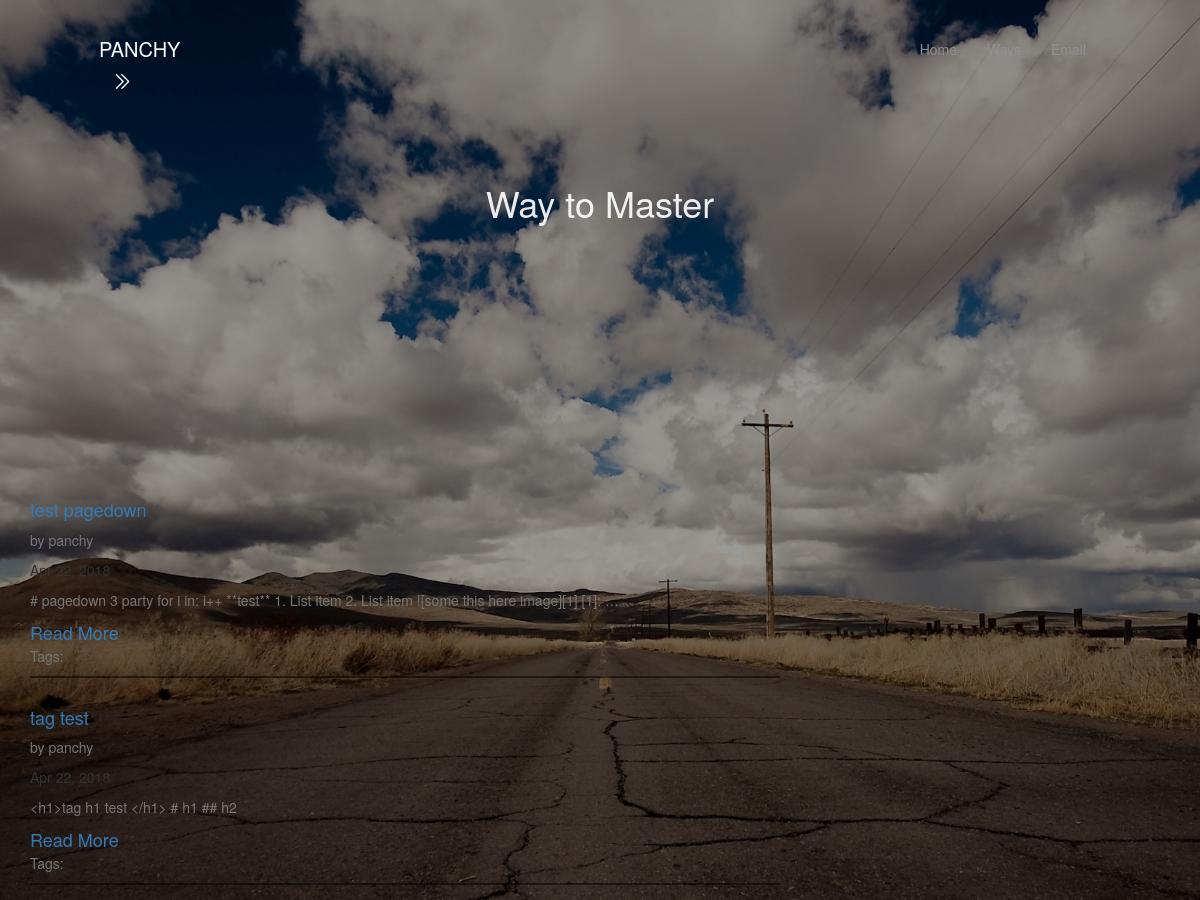
Before: /index/ways/ (upper part) with the older database file.
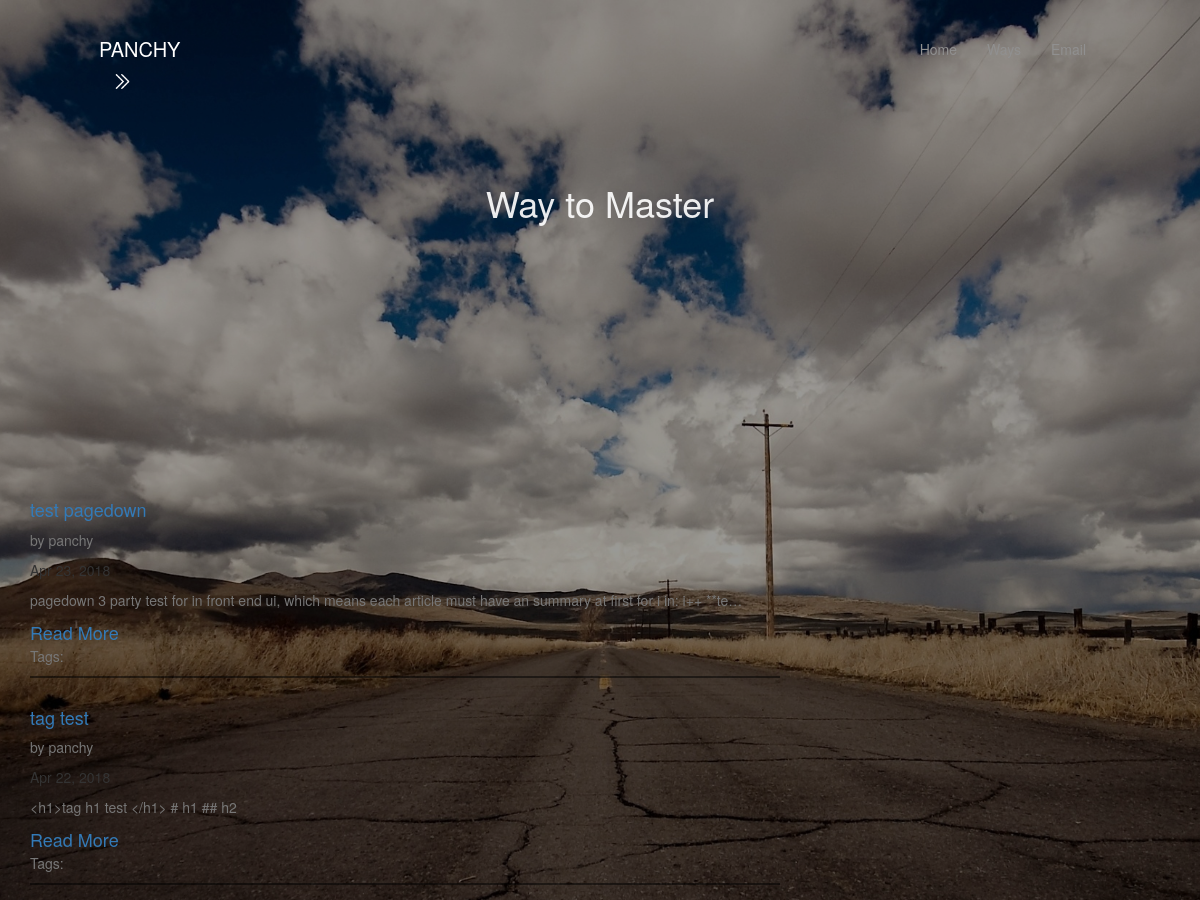
After: the same page with the newer database file.
### article/models.py (models this page shows, shortened)
class Article(models.Model):
    User=models.ForeignKey(settings.AUTH_USER_MODEL,default=1)
    Id=models.AutoField(primary_key=True)
    Title=models.CharField(max_length=1000,blank = False)
    Image=models.ImageField(upload_to=upload_location,
                            null=False,
                            blank=False,
                            width_field='width_field',
                            height_field='height_field',)
    height_field=models.IntegerField(default=0)
    width_field=models.IntegerField(default=0)
    Publish=models.BooleanField(default=False)
    Content=models.TextField()
    UpdateTime=models.DateTimeField(auto_now_add=False,auto_now=True)
    Build=models.DateTimeField(auto_now_add=True,auto_now=False)
    Tags = models.ManyToManyField(Tag,through='TagsArticle')
    objects=PostManager()

### article/views.py (the view)
def allArticle(request):
    title='Way to Master'
    limit=7
    if not request.user.is_staff or not request.user.is_superuser:
        quearyset=Article.objects.filter(Publish=True).order_by("-UpdateTime")
    else:
        quearyset=Article.objects.all()
    paginator = Paginator(quearyset, limit) # Show 2 contacts per page
    page = request.GET.get('page')
    try:
        contacts = paginator.page(page)
    except PageNotAnInteger:
        contacts=paginator.page(1)
    except EmptyPage:
        contacts=paginator.page(paginator.num_pages)
    context={
        "title":title,
        "objects_list":contacts,
    }
    return render(request,"article.html",context)

### templates/article.html (shortened to what this page needs)
{%extends 'base.html' %}
{% load tz %}
{% load static %}
{%block css%}
<link rel="stylesheet" type="text/css" href="{% static 'css/article.css' %}">
{%endblock css%}
{%block intro%}
<div class="intro-detail">
    <h1 >{{title}}</h1>
</div>
{%endblock intro%}
{%block body%}
  <div class="container">
    <div class="row">
      {%for obj in objects_list%}
        <div class="col-lg-8">
            <h1 class="news-h1"><a href="{%url "article:detail" pk=obj.Id %}">{{obj.Title}}</a></h1>
            <p class="new-font-color">by {{obj.User}}</p>
            <p>{{obj.UpdateTime|localtime|date:'M d, Y'}}</p>
            <p class="new-font-color content-markdown">{{obj.Content|truncatechars:140}}</p>
            <a class="news-h1" href="{%url "article:detail" pk=obj.Id %}">Read More</a>
  	        <p class="new-font-color">
              Tags:
            <hr style="border-top: 2px solid #00000080;">
        </div>
        {%endfor%}
      </div>
  </div>
{%endblock body%}

Changed rows visible on the page:
changed Article "test pagedown": UpdateTime "Apr 22, 2018" → "Apr 23, 2018"; Content "# pagedown 3 party for i in: i++ **test** 1. List item 2. List item ![some this here image][1] [1]: …" → "pagedown 3 party test for in front end ui, which means each article must have an summary at first for i in: i++ **te…"
